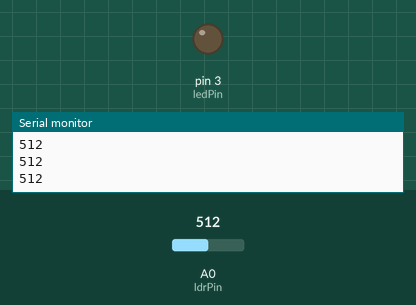
Simulated run of this sketch. Board: Arduino Uno, built with avr-gcc and run on an emulated ATmega328P. Shown: output pins drawn as LEDs (lit = HIGH), the last lines printed to the serial monitor. The inputs (shaded band) are chosen by the test bench; at power-on: A0 (ldrPin) = 512.

Above: at 1.3 s.
1.4 s: A0 (ldrPin) set to 54
2.9 s: A0 (ldrPin) set to 44
At 4.2 s:
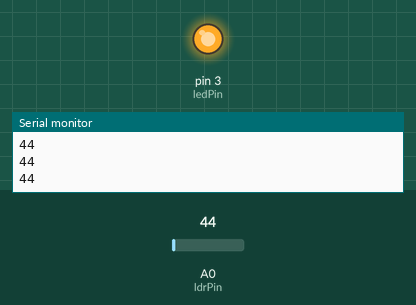
4.5 s: A0 (ldrPin) set to 60
At 5.5 s:
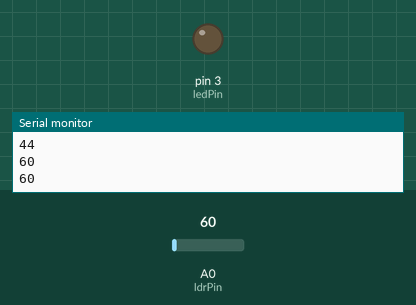
6.0 s: A0 (ldrPin) set to 40
At 6.7 s:
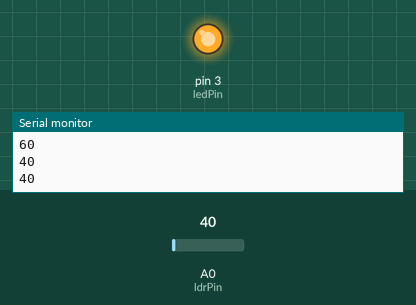
Timing chart, 0 to 8.5 s (numbered marks = the images above; inputs shaded):
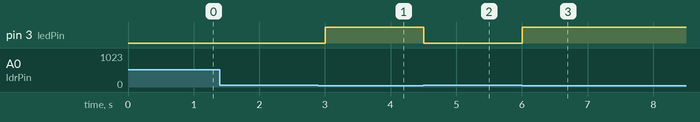

The sketch:

Light_Dependant_Resistor.ino
```cpp
const int ldrPin = A0;
const int ledPin = 3;
const int threshold = 50;

void setup()
{
 Serial.begin(9600);
 pinMode(ledPin,OUTPUT);

}

void loop()
{
 int ldrValue = analogRead(ldrPin);
 Serial.println(ldrValue);
 if( ldrValue < threshold )
 {
  digitalWrite(ledPin,HIGH);
 }
else
{
  digitalWrite(ledPin,LOW);
}
delay(500);
}
```

Measured:
- the behaviour switches between 50 and 49 on A0 (ldrPin) (found by bisection; images 0 and 1)
- after the input at 2.9 s, pin 3 (ledPin): LOW → HIGH after 0.10 s
- after the input at 4.5 s, pin 3 (ledPin): HIGH → LOW at once
- after the input at 6.0 s, pin 3 (ledPin): LOW → HIGH at once
